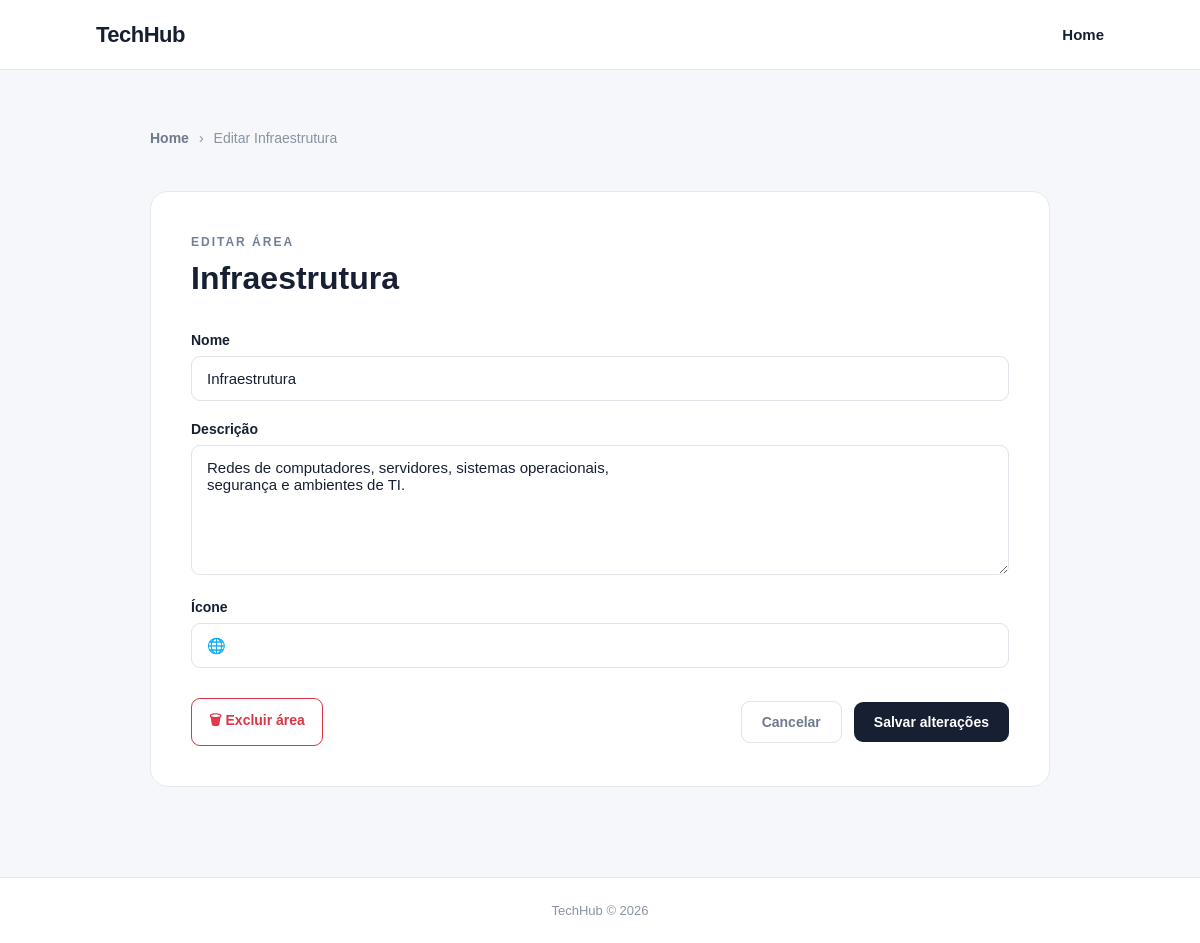
/gerenciar/area/1/editar/, run on the app's committed database.
### estudos/models.py (models this page shows, shortened)
class Area(models.Model):
    nome = models.CharField(max_length=100)
    slug = models.SlugField(blank=True)
    descricao = models.TextField(blank=True)
    icone = models.CharField(max_length=10, default="📚")

### estudos/views.py (the view)
# urls.py: path("gerenciar/area/<int:area_id>/editar/", editar_area, name="editar_area"),
def editar_area(request, area_id):
    area = get_object_or_404(
        Area,
        id=area_id
    )
    if request.method == "POST":
        area.nome = request.POST.get("nome")
        area.descricao = request.POST.get("descricao")
        area.icone = request.POST.get("icone")
        area.save()
        return redirect("home")
    contexto = {
        "area": area
    }
    return render(
        request,
        "estudos/editar_area.html",
        contexto
    )

### estudos/templates/estudos/editar_area.html (shortened to what this page needs)
{% load static %}
<!DOCTYPE html>
<html lang="pt-BR">
<head>
    <link
        rel="stylesheet"
        href="{% static 'estudos/css/style.css' %}"
    >
</head>
<body>
<header class="menu">
    <div class="logo">
        TechHub
    </div>
    <nav>
        <a href="{% url 'home' %}">
            Home
        </a>
    </nav>
</header>
<main>
    <section class="pagina-edicao">
        <div class="breadcrumb">
            <a href="{% url 'home' %}">
                Home
            </a>
            <span>›</span>
            <span>
                Editar {{ area.nome }}
            </span>
        </div>
        <div class="formulario-edicao">
            <span class="tag">
                EDITAR ÁREA
            </span>
            <h1>
                {{ area.nome }}
            </h1>
            <form method="POST">
                <label for="nome">
                    Nome
                </label>
                <input
                    type="text"
                    id="nome"
                    name="nome"
                    value="{{ area.nome }}"
                    required
                >
                <label for="descricao">
                    Descrição
                </label>
                <textarea
                    id="descricao"
                    name="descricao"
                    rows="6"
                >{{ area.descricao }}</textarea>
                <label for="icone">
                    Ícone
                </label>
                <input
                    type="text"
                    id="icone"
                    name="icone"
                    value="{{ area.icone }}"
                    maxlength="10"
                >
                <div class="acoes-edicao">
                    <button
                        type="submit"
                        form="form-excluir-area"
                        class="botao-excluir"
                    >
                        🗑 Excluir área
                    </button>
                    <div class="acoes-principais">
                        <a
                            href="{% url 'home' %}"
                            class="botao-cancelar"
                        >
                            Cancelar
                        </a>
                        <button
                            type="submit"
                            class="botao-salvar"
                        >
                            Salvar alterações
                        </button>
                    </div>
                </div>
            </form>
        </div>
    </section>
</main>
<footer>
    <p>
        TechHub © 2026
    </p>
</footer>
</body>
</html>

### estudos/static/estudos/css/style.css (style rules this page uses)
* { margin: 0; padding: 0; box-sizing: border-box; }
body { font-family: Arial, Helvetica, sans-serif; background: #f5f7fb; color: #172033; min-height: 100vh; display: flex; flex-direction: column; }
.menu { height: 70px; padding: 0 8%; display: flex; align-items: center; justify-content: space-between; background: white; border-bottom: 1px solid #e5e8ee; }
.logo { font-size: 22px; font-weight: 700; letter-spacing: -0.5px; }
.menu nav a { text-decoration: none; color: #172033; font-size: 15px; font-weight: 600; }
main { flex: 1; display: flex; justify-content: center; }
.tag { font-size: 12px; font-weight: 700; letter-spacing: 2px; color: #718096; }
footer { padding: 25px 8%; text-align: center; color: #8a93a2; font-size: 13px; border-top: 1px solid #e5e8ee; background: white; }
.breadcrumb { display: flex; align-items: center; gap: 10px; margin-bottom: 45px; font-size: 14px; color: #8a93a2; }
.breadcrumb a { color: #6f7a8c; text-decoration: none; font-weight: 600; }
.pagina-edicao { width: 84%; max-width: 900px; padding: 60px 0 90px; }
.formulario-edicao { margin-top: 35px; padding: 40px; background: white; border: 1px solid #e4e8ef; border-radius: 18px; }
.formulario-edicao h1 { margin: 10px 0 35px; font-size: 32px; }
.formulario-edicao label { display: block; margin: 20px 0 8px; font-size: 14px; font-weight: 700; }
.formulario-edicao input, .formulario-edicao textarea, .formulario-edicao select { width: 100%; padding: 13px 15px; border: 1px solid #dfe3ea; border-radius: 9px; background: white; color: #172033; font-family: Arial, Helvetica, sans-serif; font-size: 15px; }
.formulario-edicao textarea { resize: vertical; }
.acoes-edicao { display: flex; justify-content: flex-end; align-items: center; gap: 12px; margin-top: 30px; }
.botao-cancelar, .botao-salvar { padding: 12px 20px; border-radius: 9px; font-size: 14px; font-weight: 700; text-decoration: none; cursor: pointer; }
.botao-cancelar { border: 1px solid #dfe3ea; background: white; color: #707b8d; }
.botao-salvar { border: none; background: #172033; color: white; }
.acoes-edicao { display: flex; justify-content: space-between; align-items: center; gap: 12px; margin-top: 30px; }
.botao-excluir { padding: 11px 17px; border: 1px solid #dc3545; border-radius: 9px; background: white; color: #dc3545; font-size: 14px; font-weight: 700; cursor: pointer; transition: all 0.2s ease; }
.acoes-principais { display: flex; align-items: center; gap: 12px; }

### data on the page
Area: nome "Infraestrutura", descricao "Redes de computadores, servidores, sistemas operacionais, segurança e ambientes de TI.", icone "🌐"
